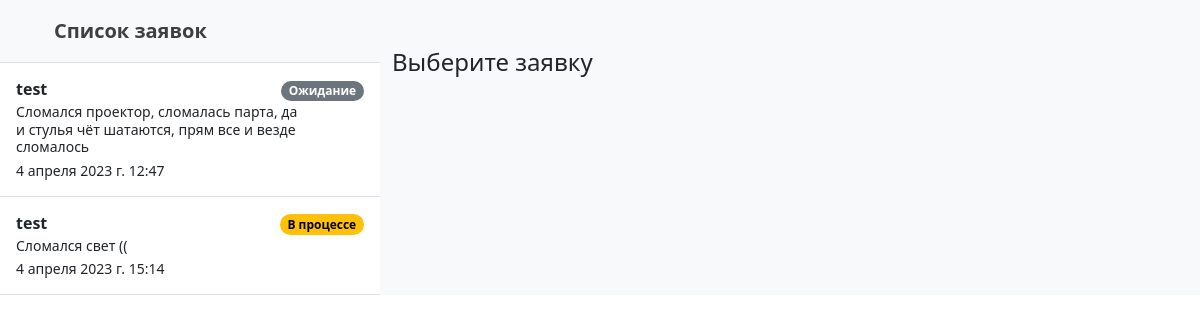
The page /staff/ (signed in) on the database its author committed.
### staffSite/models.py (models this page shows, shortened)
class Order(models.Model):
    user = models.ForeignKey(User, verbose_name='Пользователь', on_delete=models.CASCADE)
    second_name = models.CharField(max_length=50, verbose_name='Фамилия', null=True, blank=True)
    name = models.CharField(max_length=50, verbose_name='Имя', null=True, blank=True)
    order_type = models.ForeignKey(OrderType, verbose_name='Тип отправления',null=True, blank=True, on_delete=models.SET_NULL)
    address = models.CharField(max_length=250, verbose_name='Адрес', null=False, blank=False)
    description = models.TextField(verbose_name='Описание', null=True, blank=True)
    created = models.DateTimeField(auto_now_add=True, verbose_name='Создано')
    updated = models.DateTimeField(auto_now=True, verbose_name='Обновлено')
    status = models.ForeignKey(Status, verbose_name='Статус', on_delete=models.SET_NULL, null=True, blank=True)
    class Meta:
        verbose_name = 'Заявка'
        verbose_name_plural = 'Заявки'

class Status(models.Model):
    name = models.CharField(max_length=256, null=False, blank=False, verbose_name='Наименование')
    def __str__(self):
        return self.name
    class Meta:
        verbose_name = 'Статус'
        verbose_name_plural = 'Статусы'

### staffSite/views.py (the view)
# urls.py: path('', views.menu, name='menu'),
def menu(request):
    if request.user.is_superuser:
        order_list = Order.objects.all().order_by('created')
    else:
        order_list = Order.objects.filter(user = request.user.id).order_by('created')
    context = {
        'order_list':order_list,
    }
    return render(request, 'staffSite/menu.html', context)

### staffSite/templates/staffSite/menu.html (shortened to what this page needs)
{% extends 'staffSite/base.html' %}
{% block content %}
<div class="container mt-5">
  <h4 class="mb-3">Выберите заявку </h4>
</div>
{% endblock %}

### staffSite/templates/staffSite/base.html (shortened to what this page needs)
{% load static %}
<!DOCTYPE html>
<html lang="en">
  <head>
    <link href="https://cdn.jsdelivr.net/npm/bootstrap@5.3.0-alpha3/dist/css/bootstrap.min.css" rel="stylesheet">
  </head>
  <body>
     <main class="d-flex flex-nowrap">
      <div class="d-flex flex-column align-items-stretch flex-shrink-0 bg-body-tertiary" style="width: 380px;">
        <a href="/" class="d-flex align-items-center flex-shrink-0 p-3 link-body-emphasis text-decoration-none border-bottom">
          <svg class="bi pe-none me-2" width="30" height="24"><use xlink:href="#bootstrap"></use></svg>
          <span class="fs-5 fw-semibold">Список заявок</span>
        </a>
        <div class="list-group list-group-flush border-bottom scrollarea">
          {% if order_list %}
          {% for el in order_list %}
          <a href="{% url 'order' el.id %}" class="list-group-item list-group-item-action py-3 lh-sm {% if el.id == order.id %} active {%endif%}" aria-current="true">
            <div class="d-flex w-100 align-items-center justify-content-between">
              <strong class="mb-1">{{el.user}}</strong>
              {% if el.status.id == 1 %}
              <span class="badge text-bg-secondary rounded-pill">{{ el.status }}</span>
              {%endif%}
              {% if el.status.id == 2 %}
              <span class="badge text-bg-warning rounded-pill">{{ el.status }}</span>
              {%endif%}
            </div>
            <div class="col-10 mb-1 small">{{el.description}}</div>
            <small>{{ el.created }}</small>
          </a>
          {% endfor %}
          {% else %}
            Заявок нет!
          {% endif %}
        </div>
      </div>
      {% block content %}{% endblock %}
     </main>
  </body>
</html>

### staffSite/templates/staffSite/base.html (style rules this page uses)
main { background-color: #f8f9fa!important; }

### rows shown on the page
Order: user "test", status "Ожидание", description "Сломался проектор, сломалась парта, да и стулья чёт шатаются, прям все и везде сломалось", created "4 апреля 2023 г. 12:47"
Order: user "test", status "В процессе", description "Сломался свет ((", created "4 апреля 2023 г. 15:14"
